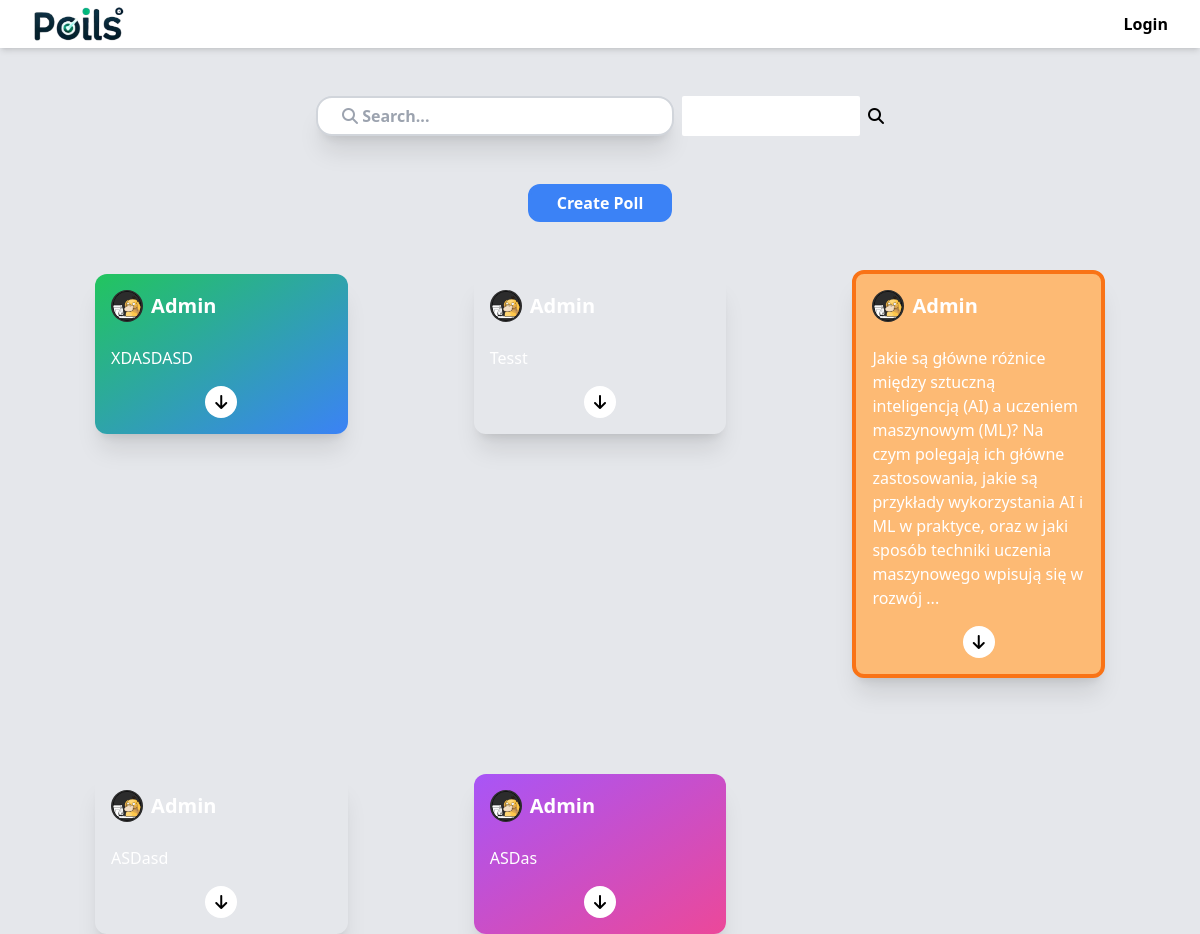
The app's page /, older data.
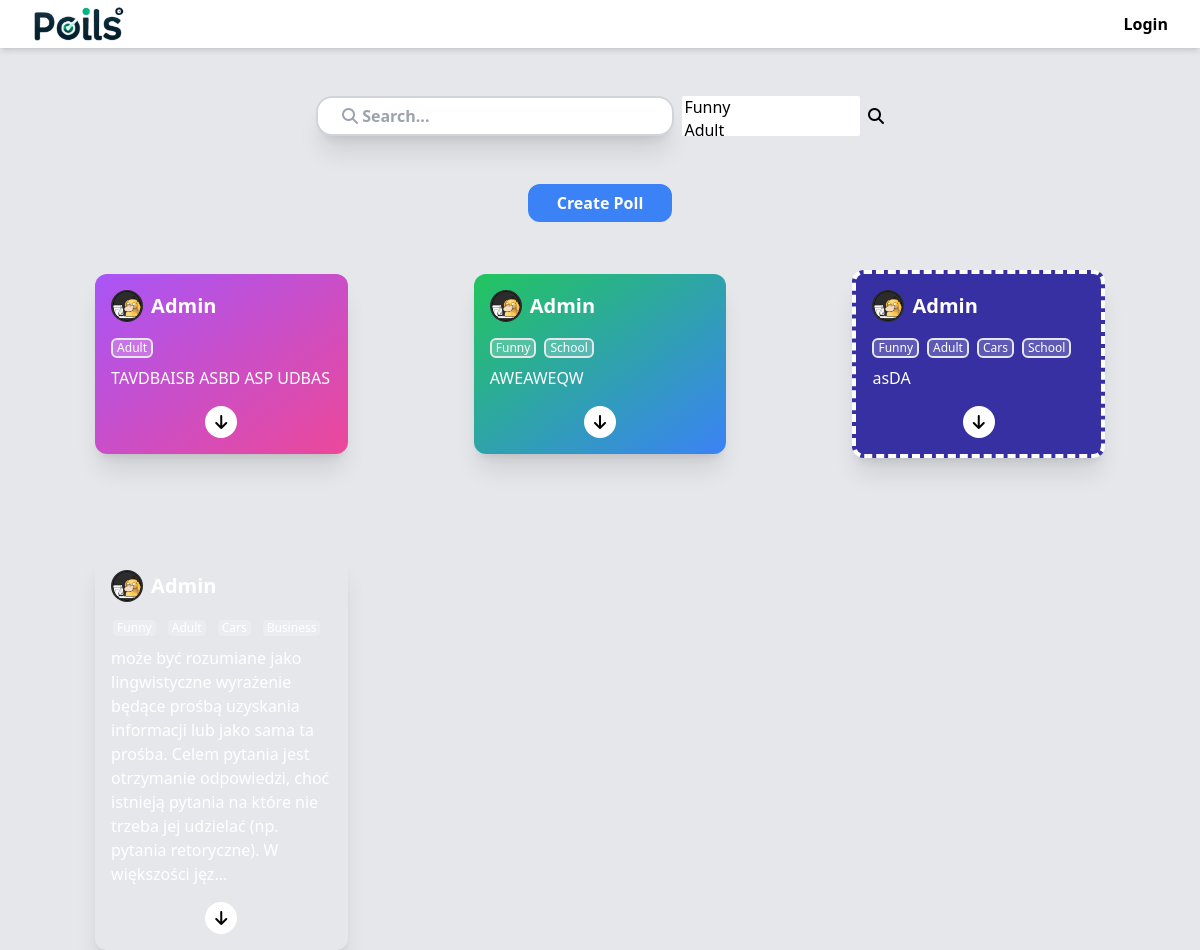
The same page, newer data.
### base/models.py (models this page shows, shortened)
class Poll(models.Model):
    question = models.TextField()
    description = models.TextField(null=True, blank=True)
    made_by = models.ForeignKey(User, on_delete=models.SET_NULL, null=True)
    created = models.DateTimeField(auto_now_add=True)
    updated = models.DateTimeField(auto_now=True)
    styles = models.ManyToManyField(Style)
    tags = models.ManyToManyField(Tag)
    class Meta:
        ordering = ['-updated', '-created']
    @property
    def user(self):
        return self.made_by

class Tag(models.Model):
    name = models.TextField()
    created = models.DateTimeField(auto_now_add=True)
    updated = models.DateTimeField(auto_now=True)

### members/models.py (models this page shows)
class Profile(models.Model):
    user = models.OneToOneField(User, on_delete=models.CASCADE)
    image = models.ImageField(upload_to="profiles/", null=True, blank=True)
    bio = models.TextField(max_length=300, null=True, blank=True)

### base/views.py (the view)
# urls.py: path('', views.home, name="home"),
def home(request):
    def cut_poll_description(poll):
        poll.question = f"{poll.question[:question_len]}..."
        return poll
    question_len = 250
    q = request.GET.get('q') if request.GET.get('q') else ''
    q_tags = request.GET.getlist('tags') if request.GET.get('tags') else ''
    q_tags = [int(item) for item in q_tags]
    polls = Poll.objects.filter(
        Q(question__icontains=q) | Q(description__icontains=q),
        Q(tags__id__in=q_tags)
        if q_tags else Q(question__icontains=q) | Q(description__icontains=q)
    ).distinct()
    tags = Tag.objects.all()
    polls_shortened = [poll if len(poll.question) < question_len else cut_poll_description(poll) for poll in polls]
    context = {
        'polls': polls_shortened,
        'search': q,
        'search_tags': q_tags,
        'tags': tags
    }
    return render(request, 'base/home.html', context)

### base/templates/base/home.html (shortened to what this page needs)
{% extends 'main.html' %}
{% block content %}
    <div class="m-auto px-8">
        <div class="mt-12 m-auto w-1/2">
            <form action="{% url 'home' %}">
                <div class="flex gap-x-2">
                    <input class="resize-y w-2/3 h-10 py-2 px-6 border-2 border-gray-300 shadow-xl rounded-2xl ease-in-out duration-300 placeholder:font-bold focus:ring-blue-500 focus:border-blue-400 focus:shadow-blue-100 focus-visible:ring-0 focus-visible:outline-0" id="search" type="text" name="q" value='{{ search }}' placeholder='&#xF002 Search...' style='font-family:ui-sans-serif, system-ui, sans-serif, "Apple Color Emoji", "Segoe UI Emoji", "Segoe UI Symbol", "Noto Color Emoji", FontAwesome'/>
                    <select id="select-tags" multiple placeholder="Tags" class="w-1/3 h-10 placeholder:font-bold" name="tags">
                        {% for tag in tags %}
                            <option value="{{ tag.id }}"
                                {% if tag.id in search_tags%}selected{% endif %}>
                            </option>
                        {% endfor %}
                    </select>
                    <button type="submit" class="font-bold"><i class="fa-solid fa-magnifying-glass"></i></button>
                </div>
            </form>
        </div>
        <div class="mt-6 w-full flex items-center">
            <a class="text-center mt-6 w-36 m-auto px-2 py-1 border-[3px] border-blue-500 hover:bg-white hover:text-blue-500 text-white bg-blue-500 rounded-xl ease-in duration-100 font-bold" href="{% url 'create-poll' %}">Create Poll</a>
        </div>
        <div class="inline-grid grid-cols-3 items-baseline w-full justify-items-center mt-12 gap-y-24">
            {% for poll in polls %}
                <div class="
                    text-white pb-4 pt-4 px-4 w-2/3 min-h-40
                    rounded-xl shadow-xl
                    {{ poll.styles.first.tailwind_classes }}">
                    <div class="mb-4 flex h-8 gap-x-2 place-items-center">
                        {% if poll.user.profile.image %}
                            <img class="rounded-full w-8 h-8" src="{{ poll.user.profile.image.url }}" />
                        {% else %}
                            <i class="text-2xl self-center fa-regular fa-circle-user"></i>
                        {% endif %}
                        <p class="font-bold text-xl">{{ poll.made_by|capfirst }}</p>
                    </div>
                    <div class="flex gap-x-2 mb-2 w-full overflow-x-hidden">
                        {% for tag in poll.tags.all %}
                            <div class="border-2 text-xs px-1 rounded-md bg-white/20">
                                {{ tag.name }}
                            </div>
                        {% endfor %}
                    </div>
                    <p>{{ poll.question }}</p>
                    <a href="{% url 'poll' poll.id %}" class="mt-4 text-black !block m-auto justify-center content-center text-center bg-white w-8 h-8 rounded-full ">
                        <i class="fa-solid fa-arrow-down "></i>
                    </a>
                </div>
            {% endfor %}
        </div>
    </div>
{% endblock %}
{% block sources %}
    <link href="https://cdn.jsdelivr.net/npm/tom-select/dist/css/tom-select.css" rel="stylesheet">
{% endblock %}

Row changes from the older to the newer data that the page shows:
removed Poll: user.profile.image (picture), made_by "Admin", question "XDASDASD"
changed Poll: question "Tesst" → "TAVDBAISB ASBD ASP UDBAS"
added Tag: {{ tag.id }} 2 (drawn), name "Adult"
changed Poll: question "Jakie są główne różnice między sztuczną inteligencją (AI) a uczeniem maszynowym (ML)? Na czym polegają ich główne zastosowania, jakie są przykłady wykorzystania AI i ML w praktyce, oraz w jaki sposób techniki uczenia maszynowego wpisują się w rozwój ..." → "AWEAWEQW"
added Tag: {{ tag.id }} 1 (drawn), name "Funny"
added Tag: name "School"
changed Poll: question "ASDasd" → "asDA"
added Tag: name "Cars"
changed Poll: question "ASDas" → "może być rozumiane jako lingwistyczne wyrażenie będące prośbą uzyskania informacji lub jako sama ta prośba. Celem pytania jest otrzymanie odpowiedzi, choć istnieją pytania na które nie trzeba jej udzielać (np. pytania retoryczne). W większości jęz..."
added Tag: name "Business", shown under Poll "Admin"
Text that changed along with them:
form field tags: (not shown) → "Funny"
